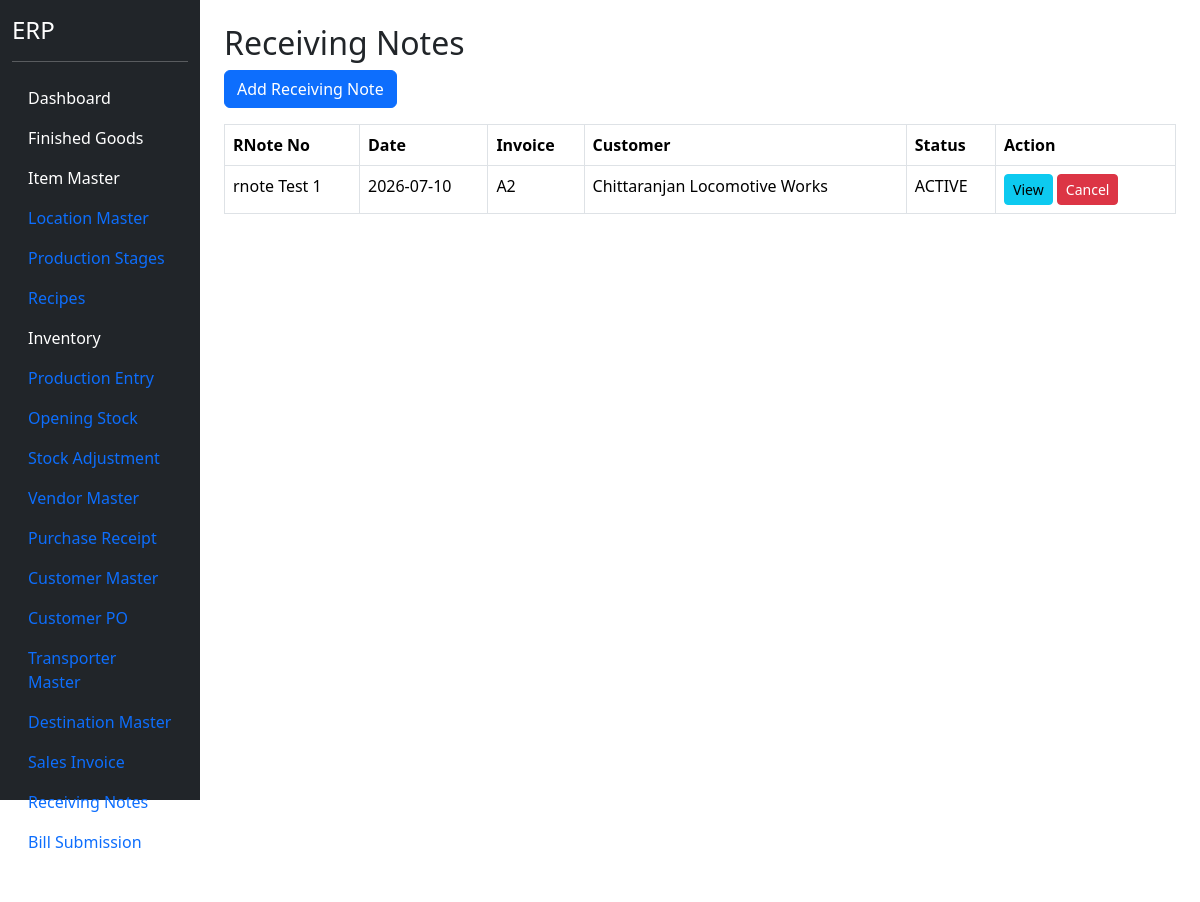
Page /receiving-note (signed in) on the earlier database version.
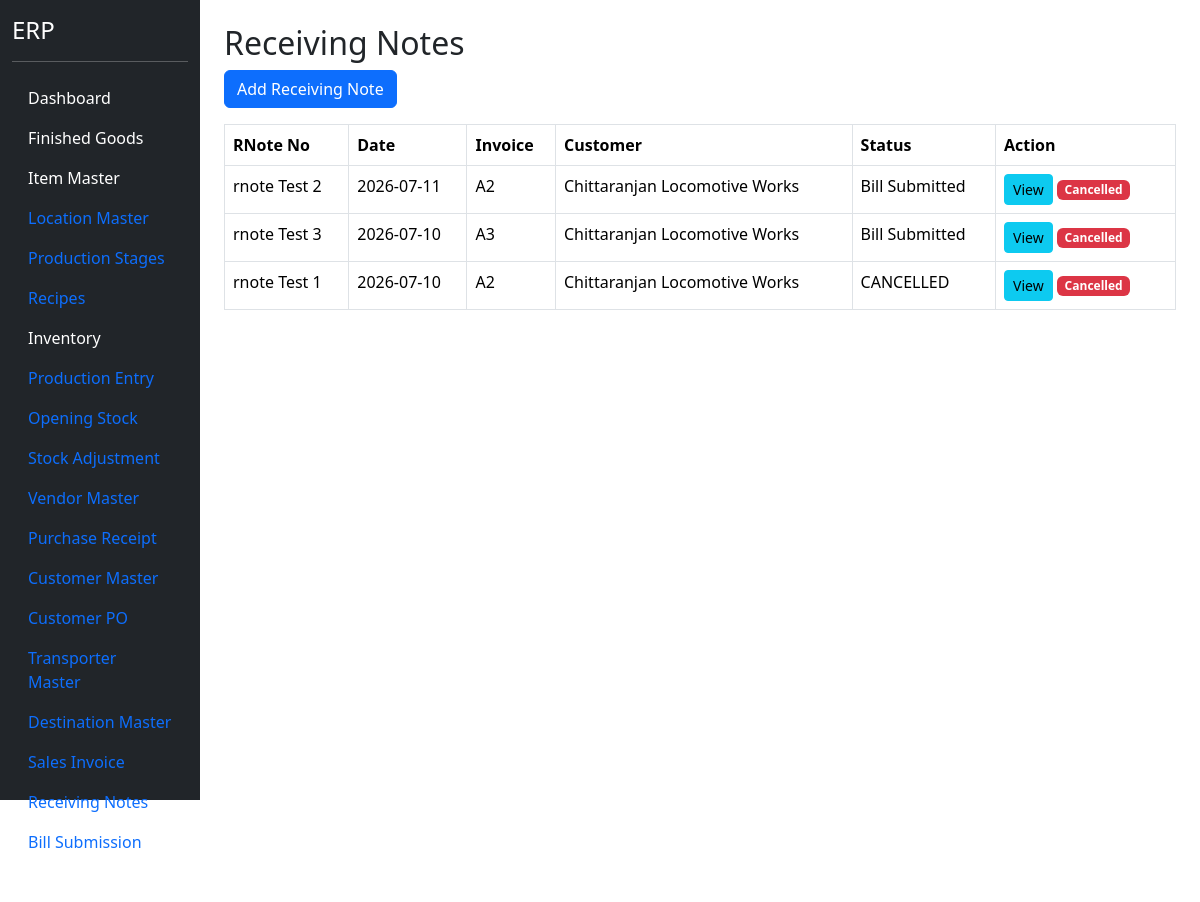
Same page on the later database version.
### models.py (models this page shows)
class ReceivingNoteHeader(db.Model):
    __tablename__ = "receiving_note_header"
    id = db.Column(
        db.Integer,
        primary_key=True
    )
    rnote_no = db.Column(
        db.String(50),
        unique=True,
        nullable=False
    )
    rnote_date = db.Column(
        db.Date,
        nullable=False
    )
    sales_invoice_header_id = db.Column(
        db.Integer,
        db.ForeignKey("sales_invoice_header.id"),
        nullable=False
    )
    customer_id = db.Column(
        db.Integer,
        db.ForeignKey("customer_master.id"),
        nullable=False
    )
    received_by = db.Column(
        db.String(150)
    )
    remarks = db.Column(
        db.String(500)
    )
    status = db.Column(
        db.String(30),
        default="OPEN"
    )
    invoice = db.relationship(
        "SalesInvoiceHeader"
    )
    customer = db.relationship(
        "CustomerMaster"
    )
    details = db.relationship(
    "ReceivingNoteDetail",
    backref="receiving_note",
    cascade="all, delete-orphan"
    )

class SalesInvoiceHeader(db.Model):
    __tablename__ = "sales_invoice_header"
    id = db.Column(
        db.Integer,
        primary_key=True
    )
    invoice_no = db.Column(
        db.String(50),
        nullable=False,
        unique=True
    )
    invoice_date = db.Column(
        db.Date,
        nullable=False
    )
    customer_po_header_id = db.Column(
        db.Integer,
        db.ForeignKey("customer_po_header.id"),
        nullable=False
    )
    customer_id = db.Column(
        db.Integer,
        db.ForeignKey("customer_master.id"),
        nullable=False
    )
    destination_id = db.Column(
        db.Integer,
        db.ForeignKey("destination_master.id"),
        nullable=False
    )
    transporter_id = db.Column(
        db.Integer,
        db.ForeignKey("transporter_master.id"),
        nullable=False
    )
    vehicle_no = db.Column(
        db.String(50)
    )
    lr_no = db.Column(
        db.String(100)
    )
    eway_bill_no = db.Column(
        db.String(100)
    )
    location_id = db.Column(
    db.Integer,
    db.ForeignKey("location_master.id"),
    nullable=False
    )
    remarks = db.Column(
        db.String(500)
    )
    status = db.Column(
        db.String(30),
        default="Pending RNote"
    )
    customer = db.relationship("CustomerMaster")
    customer_po = db.relationship("CustomerPOHeader")
    destination = db.relationship("DestinationMaster")
    transporter = db.relationship("TransporterMaster")
    location = db.relationship("LocationMaster")
    details = db.relationship(
        "SalesInvoiceDetail",
        backref="invoice",
        cascade="all, delete-orphan"
    )

class CustomerMaster(db.Model):
    __tablename__ = "customer_master"
    id = db.Column(
        db.Integer,
        primary_key=True
    )
    customer_code = db.Column(
        db.String(20),
        unique=True,
        nullable=True
    )
    customer_name = db.Column(
        db.String(200),
        nullable=False
    )
    contact_person = db.Column(
        db.String(100)
    )
    mobile = db.Column(
        db.String(20)
    )
    email = db.Column(
        db.String(100)
    )
    gst_no = db.Column(
        db.String(30)
    )
    pan_no = db.Column(
        db.String(20)
    )
    address = db.Column(
        db.String(500)
    )
    city = db.Column(
        db.String(100)
    )
    state = db.Column(
        db.String(100)
    )
    country = db.Column(
        db.String(100),
        default="India"
    )
    pincode = db.Column(
        db.String(20)
    )
    credit_days = db.Column(
        db.Integer,
        default=30
    )
    credit_limit = db.Column(
        db.Float,
        default=0
    )
    active = db.Column(
        db.Boolean,
        default=True
    )

### blueprints/masters/routes.py (the view)
@masters_bp.route("/receiving-note")
@login_required
def receiving_note():
    rnote_list = ReceivingNoteHeader.query.order_by(
        ReceivingNoteHeader.rnote_date.desc(),
        ReceivingNoteHeader.rnote_no.desc()
    ).all()
    return render_template(
        "receiving_note.html",
        rnote_list=rnote_list
    )

### app.py (called while the page is built)
@login_manager.user_loader
def load_user(user_id):
    return User.query.get(int(user_id))

### templates/receiving_note.html (shortened to what this page needs)
{% extends "base.html" %}
{% block content %}
<div class="container mt-4">
<h2>
Receiving Notes
</h2>
<a
href="/receiving-note/add"
class="btn btn-primary mb-3">
Add Receiving Note
</a>
<table class="table table-bordered">
<thead>
<tr>
<th>RNote No</th>
<th>Date</th>
<th>Invoice</th>
<th>Customer</th>
<th>Status</th>
<th width="180">Action</th>
</tr>
</thead>
<tbody>
{% for rnote in rnote_list %}
<tr>
<td>{{ rnote.rnote_no }}</td>
<td>{{ rnote.rnote_date }}</td>
<td>{{ rnote.invoice.invoice_no }}</td>
<td>{{ rnote.customer.customer_name }}</td>
<td>{{ rnote.status }}</td>
<td>
<a
href="{{ url_for('masters.view_receiving_note',id=rnote.id) }}"
class="btn btn-info btn-sm">
View
</a>
{% if rnote.status=="ACTIVE" %}
<button
class="btn btn-danger btn-sm"
data-bs-toggle="modal"
data-bs-target="#cancelRNoteModal"
data-id="{{ rnote.id }}"
data-number="{{ rnote.rnote_no }}">
Cancel
</button>
{% else %}
<span class="badge bg-danger">
Cancelled
</span>
{% endif %}
</td>
</tr>
{% endfor %}
</tbody>
</table>
</div>
{% endblock %}

### templates/base.html (shortened to what this page needs)
<!DOCTYPE html>
<html>
<head>
<link href="https://cdn.jsdelivr.net/npm/bootstrap@5.3.3/dist/css/bootstrap.min.css" rel="stylesheet">
<link href="https://cdn.jsdelivr.net/npm/select2@4.1.0-rc.0/dist/css/select2.min.css" rel="stylesheet" />
</head>
<body>
<div class="container-fluid">
<div class="row">
<div class="col-2 bg-dark text-white vh-100">
<h4 class="mt-3">ERP</h4>
<hr>
<ul class="nav flex-column">
<li class="nav-item">
<a class="nav-link text-white"
href="/dashboard">
Dashboard
</a>
</li>
<li class="nav-item">
<a class="nav-link text-white"
href="/finished-goods">
Finished Goods
</a>
</li>
<li class="nav-item">
    <a class="nav-link text-white"
       href="/items">
       Item Master
    </a>
</li>
<li class="nav-item">
    <a class="nav-link" href="/locations">
        Location Master
    </a>
</li>
<li class="nav-item">
    <a href="/production-stages"
       class="nav-link">
        Production Stages
    </a>
</li>
<li class="nav-item">
    <a href="/recipes"
       class="nav-link">
        Recipes
    </a>
</li>
<li class="nav-item">
    <a href="/inventory"
       class="nav-link text-white">
        Inventory
    </a>
</li>
<li class="nav-item">
    <a href="/production"
       class="nav-link">
        Production Entry
    </a>
</li>
<li class="nav-item">
    <a href="/opening-stock"
       class="nav-link">
        Opening Stock
    </a>
</li>
<li class="nav-item">
    <a href="/stock-adjustment"
       class="nav-link">
        Stock Adjustment
    </a>
</li>
<li class="nav-item">
    <a href="/vendors"
       class="nav-link">
        Vendor Master
    </a>
</li>
<li class="nav-item">
    <a href="/purchase-receipt"
       class="nav-link">
        Purchase Receipt
    </a>
</li>
<li class="nav-item">
<a
class="nav-link"
href="/customers">
Customer Master
</a>
</li>
<li class="nav-item">
<a
class="nav-link"
href="/customer-po">
Customer PO
</a>
</li>
<li class="nav-item">
<a
class="nav-link"
href="/transporter">
Transporter Master
</a>
</li>
<li class="nav-item">
<a
class="nav-link"
href="/destination">
Destination Master
</a>
</li>
<li class="nav-item">
<a
class="nav-link"
href="/sales-invoice">
Sales Invoice
</a>
</li>
<li>
    <a
        class="nav-link"
        href="/receiving-note">
        Receiving Notes
    </a>
</li>
<li>
    <a
        class="nav-link"
        href="/bill-submission">
        Bill Submission
    </a>
</li>
<li class="nav-item">
<a class="nav-link text-white"
href="/logout">
</a>
</li>
</ul>
</div>
<div class="col-10">
{% block content %}
{% endblock %}
</div>
</div>
</div>
</body>
</html>

Differences in the rows shown:
added ReceivingNoteHeader: rnote_no "rnote Test 2", rnote_date "2026-07-11", invoice.invoice_no "A2", customer.customer_name "Chittaranjan Locomotive Works", status "Bill Submitted", shows "Cancelled"
added ReceivingNoteHeader: rnote_no "rnote Test 3", rnote_date "2026-07-10", invoice.invoice_no "A3", customer.customer_name "Chittaranjan Locomotive Works", status "Bill Submitted", shows "Cancelled"
changed ReceivingNoteHeader "rnote Test 1": status "ACTIVE" → "CANCELLED"; status "Cancel" → "Cancelled"
